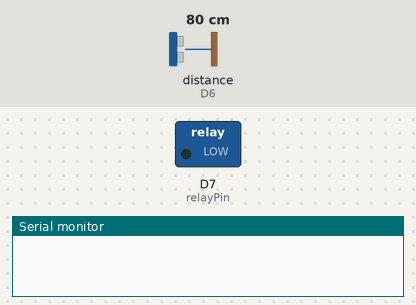
Simulated run of this sketch. Board: ESP8266 (NodeMCU). Parts: switched loads named in the sketch (green lamp = pin HIGH), the last lines printed to the serial monitor. Wiring (inferred from the names in the program): ultrasonic range finder: trigger D5; echo D6. Dashed ring = blinking. Inputs (shaded band) come from the test bench; at power-on: distance to the obstacle (sensor on D6) 80 cm. The echo pulse lasts 58.3 µs per cm; pins used as bus, display or sensor lines are not drawn.

Above: at 1.8 s.
1.9 s: distance to the obstacle (sensor on D6) set to 28 cm
3.4 s: distance to the obstacle (sensor on D6) set to 24 cm
At 4.8 s:
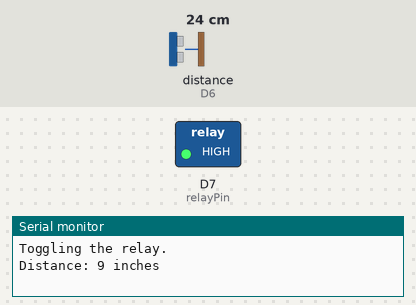
7.5 s: distance to the obstacle (sensor on D6) set to 35 cm
At 8.3 s:
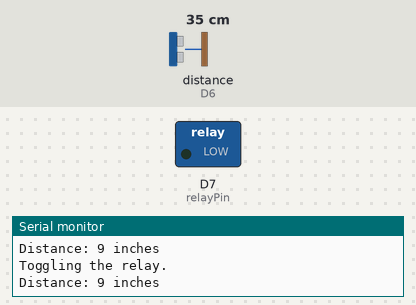
9.0 s: distance to the obstacle (sensor on D6) set to 2 cm
At 10.0 s:
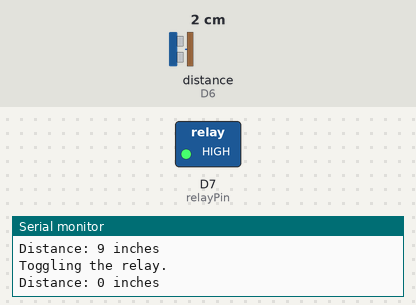
Timing chart, 0 to 14.1 s (numbered marks = the images above; inputs shaded):
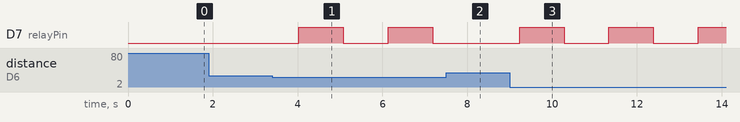

The sketch:

ultrasound.ino
```cpp
// defines pins numbers
const int trigPin = D5;
const int echoPin = D6;
const int relayPin = D7;
volatile byte relayState = LOW;

// defines variables
long duration;
int distance_cm;
int distance_in;
void setup() {
  pinMode(trigPin, OUTPUT); // Sets the trigPin as an Output
  pinMode(relayPin, OUTPUT);
  pinMode(echoPin, INPUT); // Sets the echoPin as an Input
  Serial.begin(9600); // Starts the serial communication
  delay(10);
}

void toggleRelay () {
  if (relayState == LOW ) {
    digitalWrite(relayPin, HIGH);
    relayState = HIGH;
  } else {
    digitalWrite(relayPin, LOW);
    relayState = LOW;
  }
}
void loop() {
  // Clears the trigPin
  digitalWrite(trigPin, LOW);
  delayMicroseconds(2);
  // Sets the trigPin on HIGH state for 10 micro seconds
  digitalWrite(trigPin, HIGH);
  delayMicroseconds(10);
  digitalWrite(trigPin, LOW);
  /* Reads the echoPin, returns the sound wave
     travel time in microseconds */
  duration = pulseIn(echoPin, HIGH);
  // Calculating the distance
  distance_in = duration*0.0135039/2;
  /* Prints the distance on the Serial Monitor */
  if (distance_in < 10) {
    Serial.print("Toggling the relay.\n");
    Serial.print("Distance: ");
    Serial.print(distance_in);
    Serial.println(" inches");
    toggleRelay();
    delay(50);
  }
  delay(1000);
  /*
  Serial.print("Distance: ");
  Serial.print(distance_in);
  Serial.println(" inches");
  */
}
```

Measured:
- the behaviour switches between 26 and 25 cm on distance to the obstacle (sensor on D6) (found by bisection; images 0 and 1)
- after the input at 1.9 s, every drawn part: stays the same
- after the input at 3.4 s, D7 (relayPin): alternates HIGH for 1.1 s and LOW for 1.1 s, starting after 0.63 s
- after the input at 7.5 s, D7 (relayPin): stays LOW (without the input it goes to HIGH after 0.74 s)
- after the input at 9.0 s, D7 (relayPin): alternates HIGH for 1.1 s and LOW for 1.1 s, starting after 0.24 s
